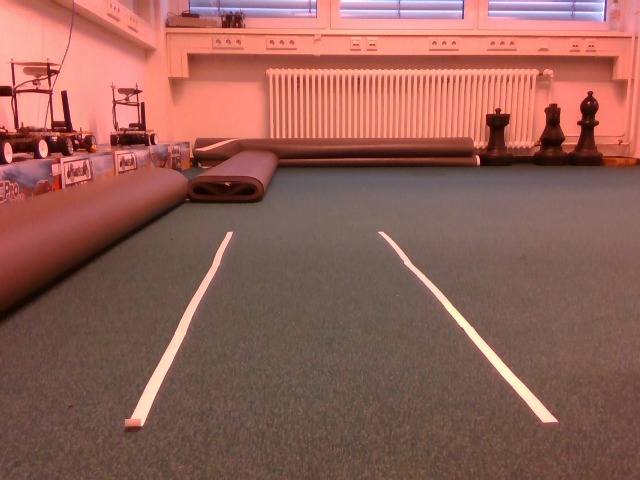
#> input picture src/assignment8_vanishing_point/img/car_picture.jpeg, 640 x 480 px, found by its file name
$ python line_detection_adriana.py   (older library calls are emulated)
#> lines starting #> are read from the running program, lines starting #| are printed output that depends on the picture; after the words box and inside, x2 and y2 are one past the last pixel; in counts of white or black regions, pixels touching at a corner belong together; long printed decimals are rounded
#!/usr/bin/env python
import cv2
import numpy as np
from sklearn import linear_model


def line_segments(img):
    """
    Get two lines by finding the outlines of the mask
    :param img:
    :return: a list with two outlines sorted by the largest to the smallest
    """

    (_, contours, _) = cv2.findContours(img.copy(), cv2.RETR_TREE, cv2.CHAIN_APPROX_SIMPLE)
    contours = sorted(contours, key=cv2.contourArea, reverse=True)[:2]

    return contours[0], contours[1]


def ransac_method(contour):
    """
    Get the linear model of lines
    :param contour: line contour
    :return: parameters m and b of the linear model
    """

    ransac = linear_model.RANSACRegressor()

    x = []
    y = []
    for val in contour:
        x.append([val[0][1]])
        y.append([val[0][0]])

    ransac.fit(x, y)
    b = ransac.estimator_.intercept_
    m = ransac.estimator_.coef_

    return m, b


def end_start_points(m, b, width):
    """
    Gets two pair of coordinates
    :param m:
    :param b:
    :param width:
    :return:
    """
    x1 = 0
    x2 = width
    y1 = (x1 * m + b)
    y2 = (x2 * m + b)
    return ((y1,x1),(y2,x2))


def show_lines(img, line1, line2):
    """
    Draws the calculated lines on the original image
    :param img: original image
    :param line1:
    :param line2:
    :return: two lines drawn
    """
    img = img.copy()
    cv2.line(img, line1[0], line1[1], (255, 0, 0), 5)
    cv2.line(img, line2[0], line2[1], (255, 0, 0), 5)
    return img


if __name__ == '__main__':

    img = cv2.imread('car_picture.jpeg', 1)
#> img is the input picture: shape (480, 640, 3); mean B, G, R 87, 96.3, 146.3

    # Crop 20% of the image along the y axis
    y_end = np.shape(img)[0]
#> y_end = 480
    y_start = (np.shape(img)[0] * 0.2)
#> y_start = 96
    img = img[int(y_start): int(y_end), :]
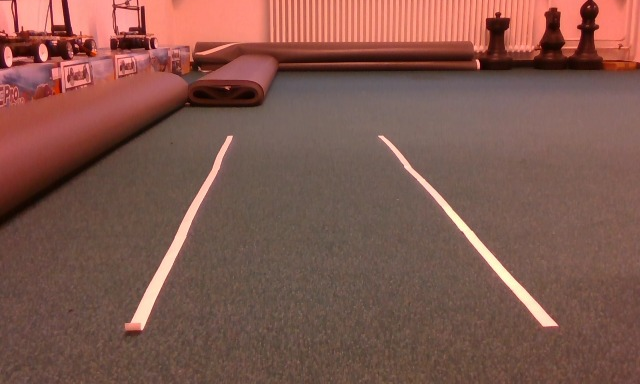
#> img: shape (384, 640, 3); mean B, G, R 78.2, 87.9, 128.3

    # Convert RGB to HSV
    hsv = cv2.cvtColor(img, cv2.COLOR_BGR2HSV)
#> hsv: shape (384, 640, 3); mean H, S, V 15.1, 98.8, 128.3

    # define range of color in HSV
    lower = np.array([0, 40, 150])
    upper = np.array([18, 80, 255])

    # Threshold the HSV image to get only the lines colors
    mask = cv2.inRange(hsv, lower, upper)
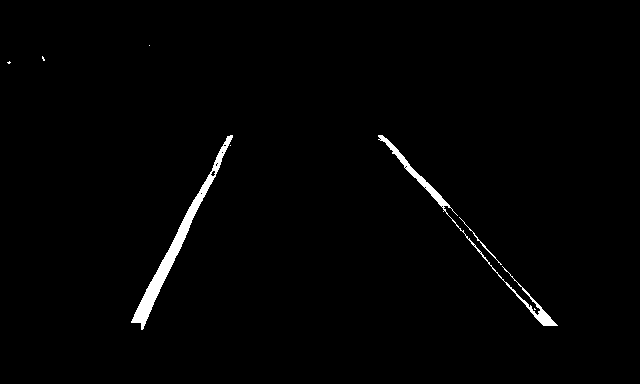
#> mask: shape (384, 640); 1.3% white; 8 white regions (5 under 20 px)

    # Bitwise-AND mask and original image
    res = cv2.bitwise_and(img, img, mask=mask)

    seg1, seg2 = line_segments(mask)
#> in line_segments, `(_, contours, _) = cv2.findContours(img.copy(), cv2.RETR_TREE, cv2.CHA..`: contours = 21 contours, 18 with area under 20; largest, box (x1, y1, x2, y2) and area: (131, 135, 233, 330) 1772, (378, 135, 558, 326) 849, (459, 217, 502, 265) 26
#> in line_segments, `contours = sorted(contours, key=cv2.contourArea, reverse=True)[:2]`: contours = 2 contours; box (x1, y1, x2, y2) and area: (131, 135, 233, 330) 1772, (378, 135, 558, 326) 849
#> seg1 = contour of 340 points, box (x1, y1, x2, y2) (131, 135, 233, 330), area 1772; seg2 = contour of 227 points, box (x1, y1, x2, y2) (378, 135, 558, 326), area 849

    m1, b1 = ransac_method(seg1)
#> the loop in ransac_method, `for val in contour:` made 340 passes
#> val on passes 1 to 3: [[230, 135]], [[229, 136]], [[227, 136]]
#> after the loop in ransac_method, `for val in contour:`: x = 340 items, first 6: [135], [136], [136], [137], [138], [140]; y = 340 items, first 6: [230], [229], [227], [227], [226], [226]
#> m1 = [-0.495]; b1 = [297]
    print("Equation line 1: y1 = %fx + %f" % (m1, b1))
#| Equation line 1: y1 = -0.495373x + 297.039
    m2, b2 = ransac_method(seg2)
#> the loop in ransac_method (call 2), `for val in contour:` made 227 passes
#> val on passes 1 to 3: [[378, 135]], [[378, 136]], [[380, 138]]
#> m2 = [0.889]; b2 = [259.1]
    print("Equation line 1: y2 = %fx + %f" % (m2, b2))
#| Equation line 1: y2 = 0.889142x + 259.094

    line1 = end_start_points(m1, b1, img.shape[1])
#> in end_start_points, `y1 = (x1 * m + b)`: y1 = [297]
#> in end_start_points, `y2 = (x2 * m + b)`: y2 = [-20]
#> line1 = (([297], 0), ([-20], 640))
    line2 = end_start_points(m2, b2, img.shape[1])
#> line2 = (([259.1], 0), ([828.1], 640))

    img = show_lines(img, line1, line2)
#> (the run stopped early here; a loop or call above may not have finished)

$ run again, with src/assignment8_vanishing_point/img/lines.jpeg copied over src/assignment8_vanishing_point/img/car_picture.jpeg
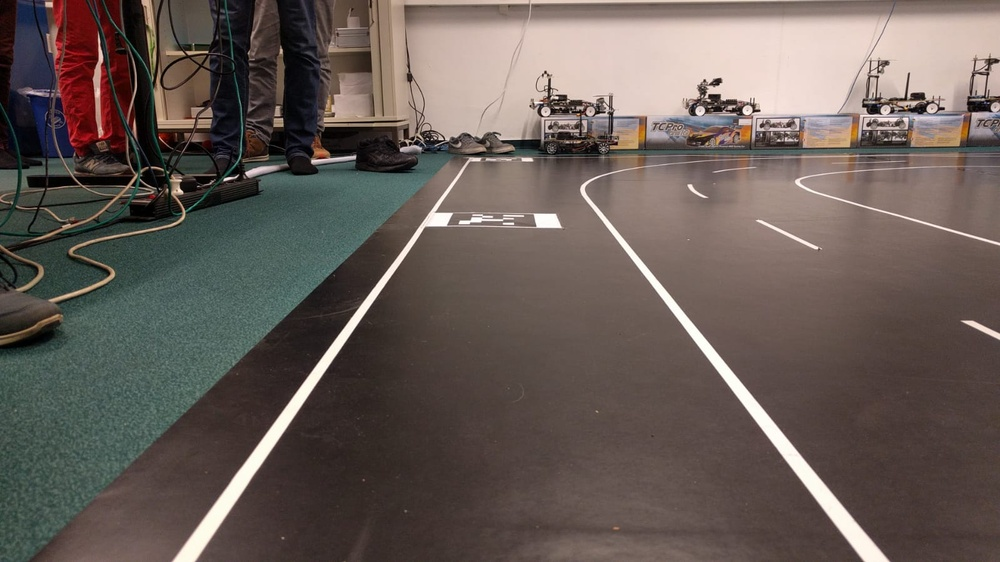
#> input picture src/assignment8_vanishing_point/img/lines.jpeg, 1000 x 562 px, shrunk from 1599 x 899 before the run, found by its file name
#> img is the input picture: shape (562, 1000, 3); mean B, G, R 87, 92.4, 103.2
#> img: shape (450, 1000, 3)
#> hsv: shape (450, 1000, 3); mean H, S, V 27.3, 58.8, 95.5
#> `mask = cv2.inRange(hsv, lower, upper)`:
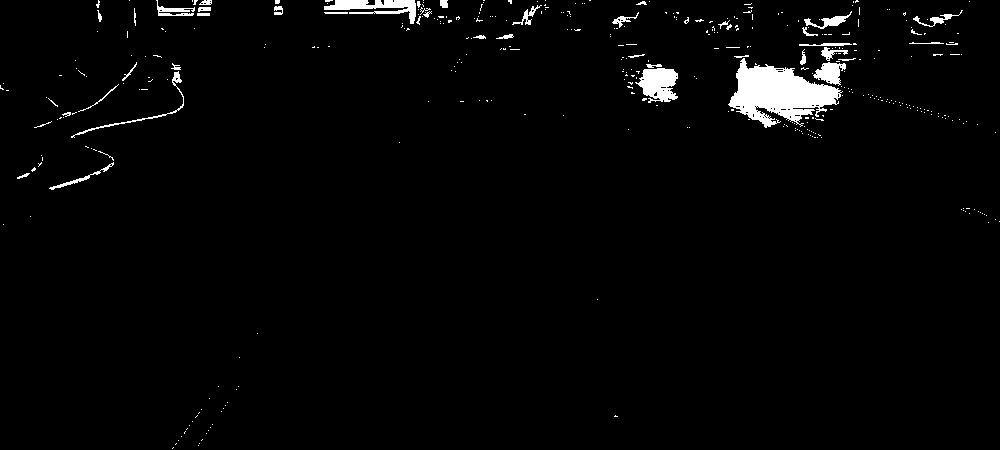
#> mask: shape (450, 1000); 2.3% white; 400 white regions (358 under 20 px)
#> `res = cv2.bitwise_and(img, img, mask=mask)`:
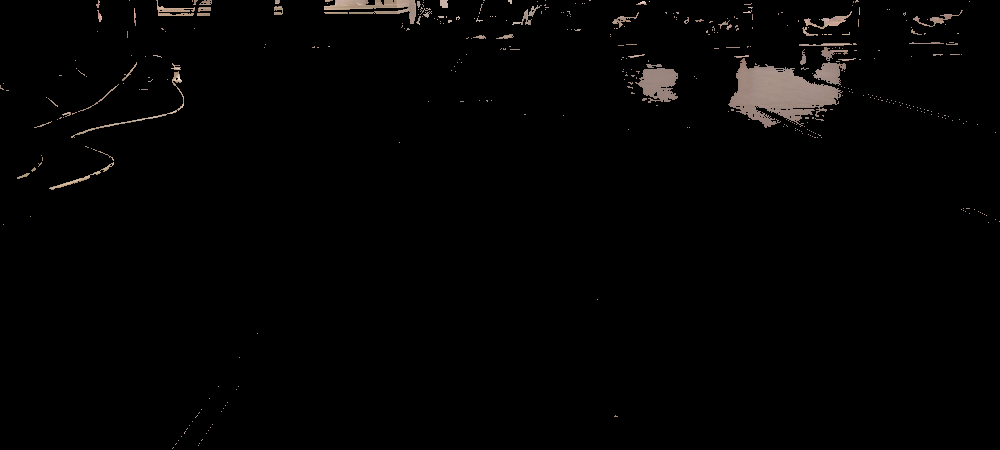
#> res: shape (450, 1000, 3); mean B, G, R 3, 3.3, 3.8
#> in line_segments, `(_, contours, _) = cv2.findContours(img.copy(), cv2.RETR_TREE, cv2.CHA..`: contours = 468 contours, 443 with area under 20; largest, box (x1, y1, x2, y2) and area: (728, 58, 843, 128) 4003, (635, 68, 678, 103) 931, (324, 0, 416, 24) 769, (813, 62, 846, 86) 402, (804, 11, 852, 29) 199
#> in line_segments, `contours = sorted(contours, key=cv2.contourArea, reverse=True)[:2]`: contours = 2 contours; box (x1, y1, x2, y2) and area: (728, 58, 843, 128) 4003, (635, 68, 678, 103) 931
#> seg1 = contour of 351 points, box (x1, y1, x2, y2) (728, 58, 843, 128), area 4003; seg2 = contour of 109 points, box (x1, y1, x2, y2) (635, 68, 678, 103), area 931
#> the loop in ransac_method, `for val in contour:` made 351 passes
#> val on passes 1 to 3: [[743, 58]], [[740, 61]], [[741, 61]]
#> after the loop in ransac_method, `for val in contour:`: x = 351 items, first 6: [58], [61], [61], [62], [63], [63]; y = 351 items, first 6: [743], [740], [741], [742], [741], [740]
#> m1 = [0.524]; b1 = [716.5]
#| Equation line 1: y1 = 0.524046x + 716.535
#> the loop in ransac_method (call 2), `for val in contour:` made 109 passes
#> val on passes 1 to 8: [[657, 68]], [[656, 69]], [[644, 69]], [[643, 70]], [[643, 72]], [[642, 73]], [[643, 74]], [[643, 76]]
#> m2 = [-0.917]; b2 = [747.5]
#| Equation line 1: y2 = -0.917138x + 747.538
#> y1 = [716.5]
#> y2 = [1240.6]
#> line1 = (([716.5], 0), ([1240.6], 1000))
#> line2 = (([747.5], 0), ([-169.6], 1000))

$ run again, with src/assignment8_vanishing_point/img/pic.png saved as src/assignment8_vanishing_point/img/car_picture.jpeg
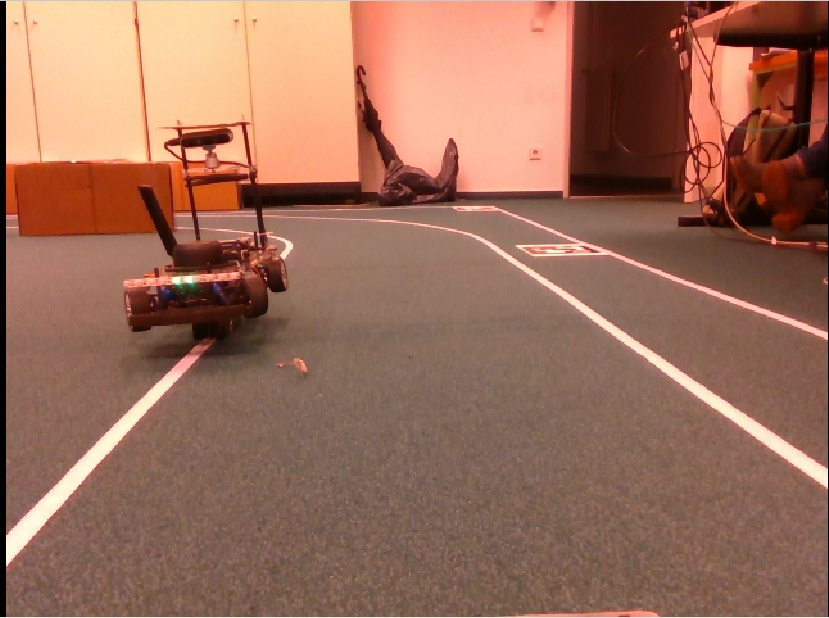
#> input picture src/assignment8_vanishing_point/img/pic.png, 829 x 618 px, found by its file name
#> img is the input picture: shape (618, 829, 3); mean B, G, R 89.3, 108.8, 154
#> img: shape (495, 829, 3)
#> hsv: shape (495, 829, 3); mean H, S, V 9.8, 109, 140.5
#> `mask = cv2.inRange(hsv, lower, upper)`:
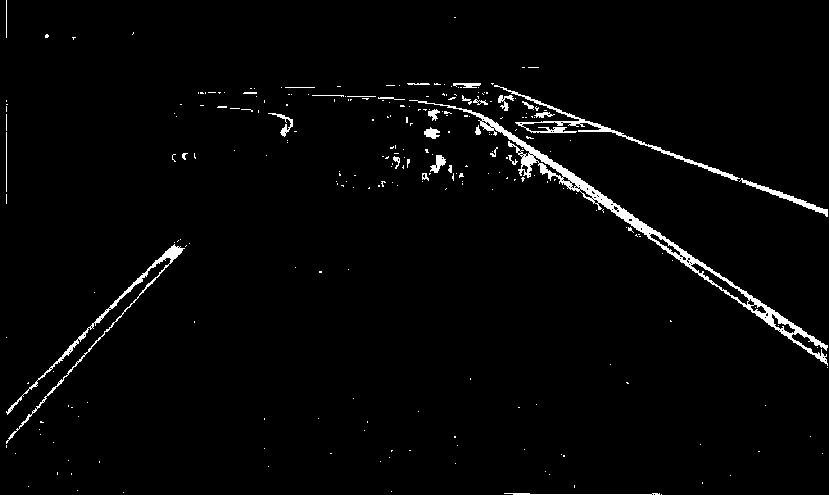
#> mask: shape (495, 829); 2.3% white; 260 white regions (230 under 20 px)
#> `res = cv2.bitwise_and(img, img, mask=mask)`:
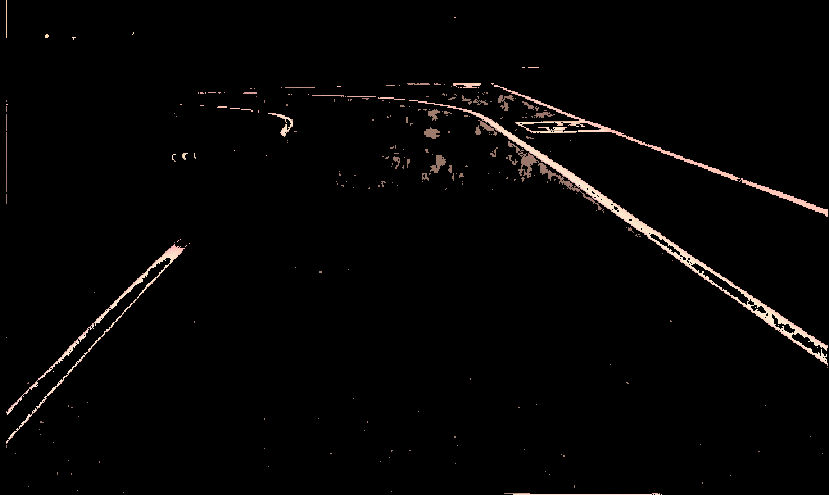
#> res: shape (495, 829, 3); mean B, G, R 3.9, 4.3, 5.2
#> in line_segments, `(_, contours, _) = cv2.findContours(img.copy(), cv2.RETR_TREE, cv2.CHA..`: contours = 355 contours, 329 with area under 20; largest, box (x1, y1, x2, y2) and area: (409, 100, 828, 366) 4467, (6, 244, 185, 444) 859, (494, 85, 740, 181) 768, (690, 262, 750, 306) 483, (739, 178, 828, 217) 347
#> in line_segments, `contours = sorted(contours, key=cv2.contourArea, reverse=True)[:2]`: contours = 2 contours; box (x1, y1, x2, y2) and area: (409, 100, 828, 366) 4467, (6, 244, 185, 444) 859
#> seg1 = contour of 844 points, box (x1, y1, x2, y2) (409, 100, 828, 366), area 4467; seg2 = contour of 646 points, box (x1, y1, x2, y2) (6, 244, 185, 444), area 859
#> the loop in ransac_method, `for val in contour:` made 844 passes
#> val on passes 1 to 3: [[409, 100]], [[417, 100]], [[418, 101]]
#> after the loop in ransac_method, `for val in contour:`: x = 844 items, first 6: [100], [100], [101], [102], [102], [103]; y = 844 items, first 6: [409], [417], [418], [418], [424], [425]
#> m1 = [1.49]; b1 = [298.6]
#| Equation line 1: y1 = 1.489483x + 298.578
#> the loop in ransac_method (call 2), `for val in contour:` made 646 passes
#> val on passes 1 to 3: [[174, 244]], [[172, 246]], [[171, 246]]
#> m2 = [-0.913]; b2 = [399.5]
#| Equation line 1: y2 = -0.913138x + 399.502
#> y1 = [298.6]
#> y2 = [1533.4]
#> line1 = (([298.6], 0), ([1533.4], 829))
#> line2 = (([399.5], 0), ([-357.5], 829))
